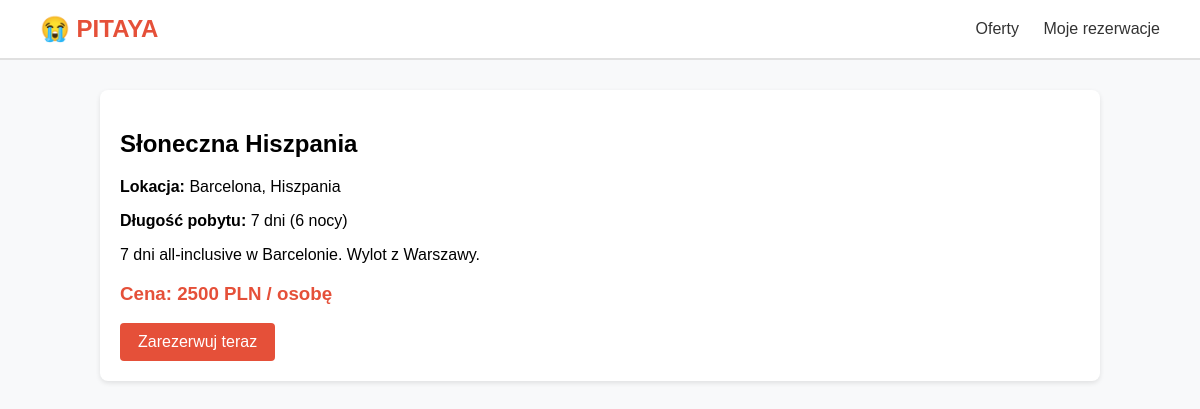
The page /oferty/1 on the database its author committed.
### tables this page shows
CREATE TABLE Oferty (
    idOferty INTEGER PRIMARY KEY AUTOINCREMENT,
    nazwa VARCHAR(100) NOT NULL,
    opis VARCHAR(400) NOT NULL,
    lokacja VARCHAR(100) NOT NULL,
    cena DECIMAL(6,2) NOT NULL,
    iloscDni INTEGER NOT NULL,
    iloscNocy INTEGER NOT NULL
);

### controllers/oferty_controller.py (the view)
@oferty_bp.route('/oferty/<int:id_oferty>')
def szczegoly_oferty(id_oferty):
    oferta = pobierz_oferte_po_id(id_oferty)
    if not oferta:
        return "Nie znaleziono oferty", 404
    return render_template('oferty/szczegoly.html', oferta=oferta)

### db.py (called while the page is built)
def get_db():
    conn = sqlite3.connect(DATABASE)
    conn.row_factory = sqlite3.Row
    return conn

### models/oferta.py (called while the page is built)
def pobierz_oferte_po_id(id_oferty):
    db = get_db()
    cursor = db.execute("SELECT * FROM Oferty WHERE idOferty = ?", (id_oferty,))
    oferta = cursor.fetchone()
    db.close()
    return oferta

### templates/oferty/szczegoly.html
{% extends 'base.html' %}
{% block content %}
<div class="card">
    <h2>{{ oferta.nazwa }}</h2>
    <p><strong>Lokacja:</strong> {{ oferta.lokacja }}</p>
    <p><strong>Długość pobytu:</strong> {{ oferta.iloscDni }} dni ({{ oferta.iloscNocy }} nocy)</p>
    <p>{{ oferta.opis }}</p>
    <h3 style="color: #e55039;">Cena: {{ oferta.cena }} PLN / osobę</h3>
    <a href="/rezerwuj/{{ oferta.idOferty }}" class="btn">Zarezerwuj teraz</a>
</div>
{% endblock %}

### templates/base.html (style rules this page uses)
body { font-family: Arial, sans-serif; margin: 0; padding: 0; background-color: #f8f9fa; }
.card { background: white; padding: 20px; border-radius: 8px; box-shadow: 0 2px 5px rgba(0,0,0,0.1); margin-bottom: 20px; }
.btn { background-color: #e55039; color: white; padding: 10px 18px; border: none; border-radius: 4px; cursor: pointer; text-decoration: none; display: inline-block; }

### rows shown on the page
Oferty: nazwa "Słoneczna Hiszpania", lokacja "Barcelona, Hiszpania", iloscDni "7", iloscNocy "6", opis "7 dni all-inclusive w Barcelonie. Wylot z Warszawy.", cena "2500"
